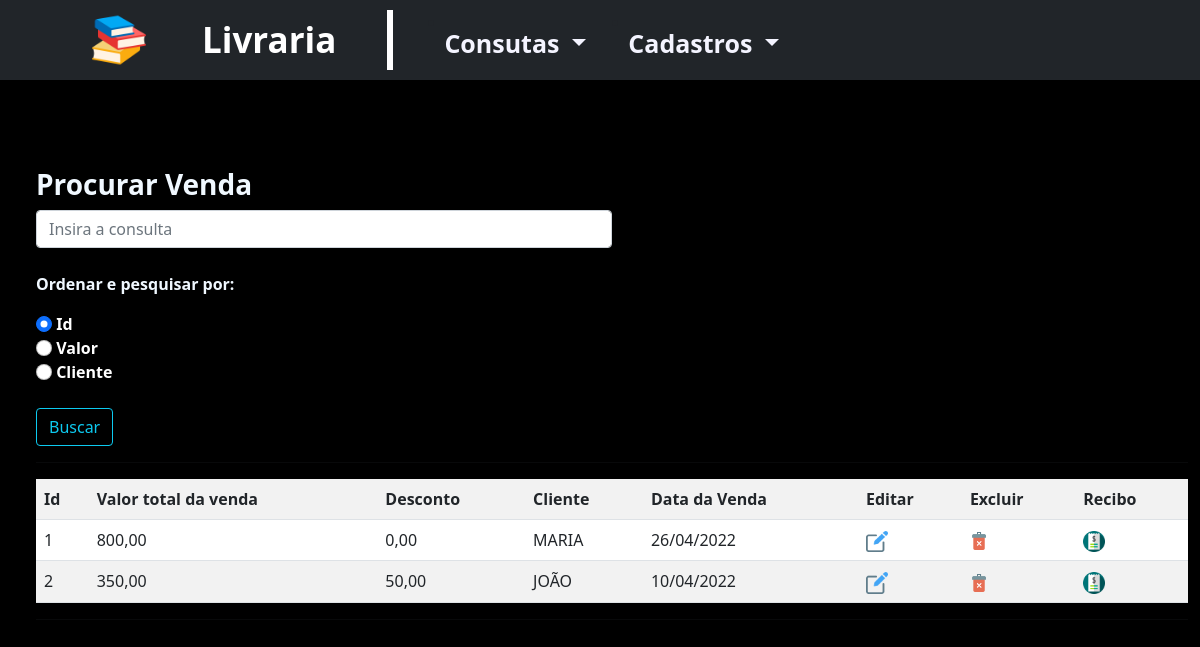
Page /indexVenda.php on the committed database.
### tables this page shows
CREATE TABLE Venda (
v_idVenda INT PRIMARY KEY NOT NULL AUTO_INCREMENT,
v_valor_total_venda DECIMAL(16,2),
v_desconto DECIMAL(16,2),
v_c_idCliente INT NOT NULL,
iv_data_venda VARCHAR(45),
FOREIGN KEY (v_c_idCliente) REFERENCES Cliente (c_idCliente));

CREATE TABLE Cliente (
c_idCliente INT PRIMARY KEY NOT NULL AUTO_INCREMENT,
c_nome VARCHAR(250),
c_cpf VARCHAR(45),
c_dt_nascimento VARCHAR(45));

### indexVenda.php (the view, shortened to what this page needs)
<!DOCTYPE html>
<?php
    $procurar = isset($_POST["procurar"]) ? $_POST["procurar"] : "";
    $busca = isset($_POST['busca']) ? $_POST['busca'] : 1;
?>
<html lang="pt-br">
<head>
    <link rel="stylesheet" href="css/estilos.css">
    <link href="https://cdn.jsdelivr.net/npm/bootstrap@5.1.3/dist/css/bootstrap.min.css" rel="stylesheet">
</head>
<body class="bg-black">
    <?php
        require_once "index.php";
    ?>
    <div class="margin-top">
        <div class="container-fluid">
            <form method="post">
                <div class="form-group col-6">
                    <h3 style="font-weight: bold">Procurar Venda</h3>
                        <input type="text" name="procurar" class="form-control" size="50"
                        placeholder="Insira a consulta" value="<?php echo $procurar;?>">
                    <br>
                    <div class="text-white">
                    <p>Ordenar e pesquisar por:</p>
                        <input type="radio" name="busca" value="1" class="form-check-input" <?php if ($busca == "1") echo "checked" ?>> <b>Id</b><br>
                        <input type="radio" name="busca" value="2" class="form-check-input" <?php if ($busca == "2") echo "checked" ?>> <b>Valor</b><br>
                        <input type="radio" name="busca" value="3" class="form-check-input" <?php if ($busca == "3") echo "checked" ?>> <b>Cliente</b><br>
                    <br>
                    </div>
                        <button type="submit" name="acao" id="acao" class="btn btn-outline-info">Buscar</button>
                </div>
                <hr>
            </form>
            <table class="table table-striped" style="background-color: #FFF;">
            <tr><td><b>Id</b></td>
                <td><b>Valor total da venda</b></td>
                <td><b>Desconto</b></td>
                <td><b>Cliente</b></td>
                <td><b>Data da Venda</b></td>
                <td><b>Editar</b></td>
                <td><b>Excluir</b></td>
                <td><b>Recibo</b></td>
            </tr>
        <?php
            $pdo = Conexao::getInstance();
            if($busca == 1){
                $consulta = $pdo->query("SELECT * FROM Venda, Cliente
                                        WHERE v_idVenda LIKE '$procurar%'
                                        AND c_idCliente = v_c_idCliente
                                        ORDER BY v_idVenda");}
            while ($linha = $consulta->fetch(PDO::FETCH_ASSOC)) {
        ?>
        <tr><td><?php echo $linha['v_idVenda'];?></td>
            <td><?php echo number_format ($linha['v_valor_total_venda'], 2, ',', '.');?></td>
            <td><?php echo number_format ($linha['v_desconto'], 2, ',', '.');?></td>
            <td><?php echo $linha['c_nome'];?></td>
            <td><?php echo $linha['iv_data_venda'];?></td>
            <td><a href='cadVenda.php?acao=editar&v_idVenda=<?php echo $linha['v_idVenda'];?>'> <img src="img/edit.png" style="width: 1.8vw;"></a></td>
            <td><?php echo " <a href=javascript:excluir('acaoVenda.php?acao=excluir&v_idVenda={$linha['v_idVenda']}')>";?><img src="img/delete.png" style="width: 1.5vw;"></a></td>
            <td><a href='reciboVenda.php?acao=listarVenda&v_idVenda=<?php echo $linha['v_idVenda'];?>'> <img src="img/cobrar.png" style="width: 1.8vw;"></a></td>
        </tr>
        <?php } ?>
            </table>
            <hr>
        </div>
    </div>
</body>
</html>

### css/estilos.css (style rules this page uses)
h3 { color: aliceblue; }
.margin-top { margin-top: 11vh; padding-left: 3vh; }
p { color: aliceblue; font-weight: bold; }

### rows in the picture
venda: v_idVenda "1", v_valor_total_venda "800,00", v_desconto "0,00", v_c_idCliente.c_nome "MARIA", iv_data_venda "26/04/2022"
venda: v_idVenda "2", v_valor_total_venda "350,00", v_desconto "50,00", v_c_idCliente.c_nome "JOÃO", iv_data_venda "10/04/2022"
